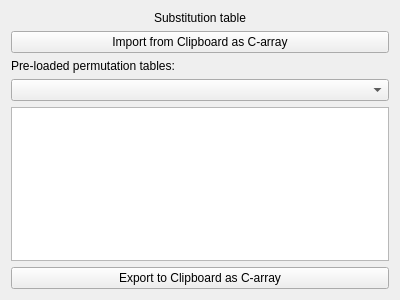
<?xml version="1.0" encoding="UTF-8"?>
<ui version="4.0">
<comment>
  * Released as open source by Gabriel Caudrelier
  *
  * Developed by Gabriel Caudrelier, gabriel dot caudrelier at gmail dot com
  *
  * https://github.com/metrodango/pip3line
  *
  * Released under BSD 3-Clause see LICENSE for more information
</comment>
 <class>SubstitutionWidget</class>
 <widget class="QWidget" name="SubstitutionWidget">
  <property name="geometry">
   <rect>
    <x>0</x>
    <y>0</y>
    <width>400</width>
    <height>300</height>
   </rect>
  </property>
  <property name="windowTitle">
   <string>Form</string>
  </property>
  <layout class="QVBoxLayout" name="verticalLayout">
   <item>
    <widget class="QLabel" name="titleLabel">
     <property name="text">
      <string>Substitution table</string>
     </property>
     <property name="alignment">
      <set>Qt::AlignCenter</set>
     </property>
    </widget>
   </item>
   <item>
    <widget class="QPushButton" name="importPushButton">
     <property name="text">
      <string>Import from Clipboard as C-array</string>
     </property>
    </widget>
   </item>
   <item>
    <widget class="QLabel" name="label">
     <property name="text">
      <string>Pre-loaded permutation tables:</string>
     </property>
    </widget>
   </item>
   <item>
    <widget class="QComboBox" name="comboBox"/>
   </item>
   <item>
    <widget class="QTableView" name="sTableTableView"/>
   </item>
   <item>
    <widget class="QPushButton" name="exportPushButton">
     <property name="text">
      <string>Export to Clipboard as C-array</string>
     </property>
    </widget>
   </item>
  </layout>
 </widget>
 <resources/>
 <connections/>
</ui>
